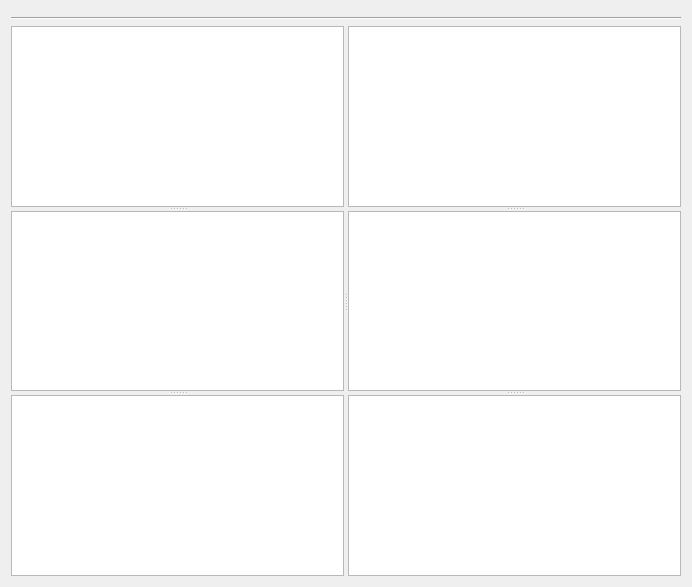
<?xml version="1.0" encoding="UTF-8"?>
<ui version="4.0">
 <class>Form</class>
 <widget class="QWidget" name="Form">
  <property name="geometry">
   <rect>
    <x>0</x>
    <y>0</y>
    <width>692</width>
    <height>587</height>
   </rect>
  </property>
  <property name="windowTitle">
   <string>Form</string>
  </property>
  <layout class="QVBoxLayout" name="verticalLayout">
   <item>
    <widget class="QWidget" name="meta_placeholder" native="true">
     <property name="sizePolicy">
      <sizepolicy hsizetype="Preferred" vsizetype="Maximum">
       <horstretch>0</horstretch>
       <verstretch>0</verstretch>
      </sizepolicy>
     </property>
    </widget>
   </item>
   <item>
    <widget class="Line" name="line">
     <property name="orientation">
      <enum>Qt::Horizontal</enum>
     </property>
    </widget>
   </item>
   <item>
    <widget class="QSplitter" name="horiz_splitter">
     <property name="orientation">
      <enum>Qt::Horizontal</enum>
     </property>
     <widget class="QSplitter" name="l_vert_splitter">
      <property name="orientation">
       <enum>Qt::Vertical</enum>
      </property>
      <widget class="RootTreeView" name="l_tree_view"/>
      <widget class="LivePVTableView" name="l_pv_table_view"/>
      <widget class="NestableTableView" name="l_nest_table_view"/>
     </widget>
     <widget class="QSplitter" name="r_vert_splitter">
      <property name="orientation">
       <enum>Qt::Vertical</enum>
      </property>
      <widget class="RootTreeView" name="r_tree_view"/>
      <widget class="LivePVTableView" name="r_pv_table_view"/>
      <widget class="NestableTableView" name="r_nest_table_view"/>
     </widget>
    </widget>
   </item>
  </layout>
 </widget>
 <customwidgets>
  <customwidget>
   <class>LivePVTableView</class>
   <extends>QTableView</extends>
   <header>squirrel.widgets.views</header>
  </customwidget>
  <customwidget>
   <class>NestableTableView</class>
   <extends>QTableView</extends>
   <header>squirrel.widgets.views</header>
  </customwidget>
  <customwidget>
   <class>RootTreeView</class>
   <extends>QTreeView</extends>
   <header>squirrel.widgets.views</header>
  </customwidget>
 </customwidgets>
 <resources/>
 <connections/>
</ui>
